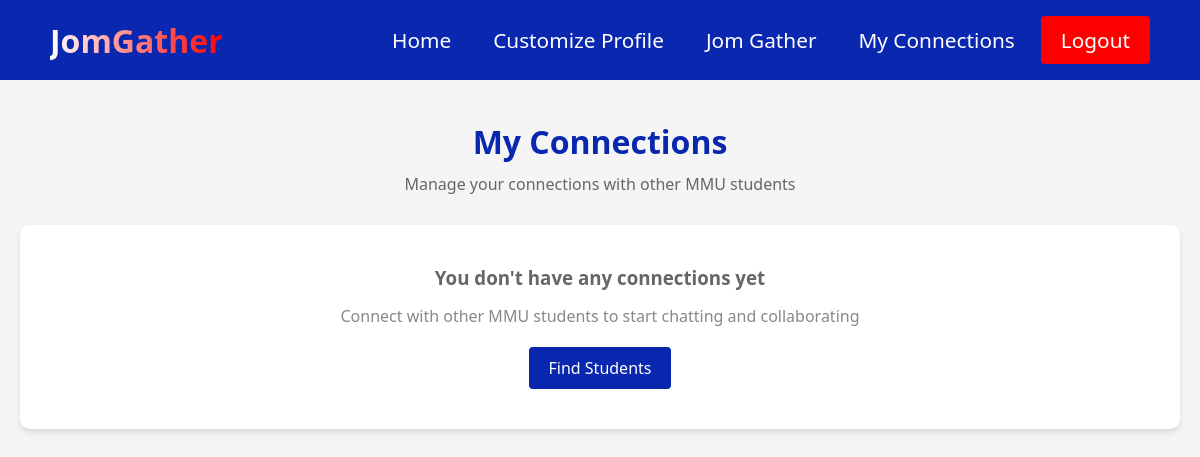
Page /connections (signed in) on the earlier database version.
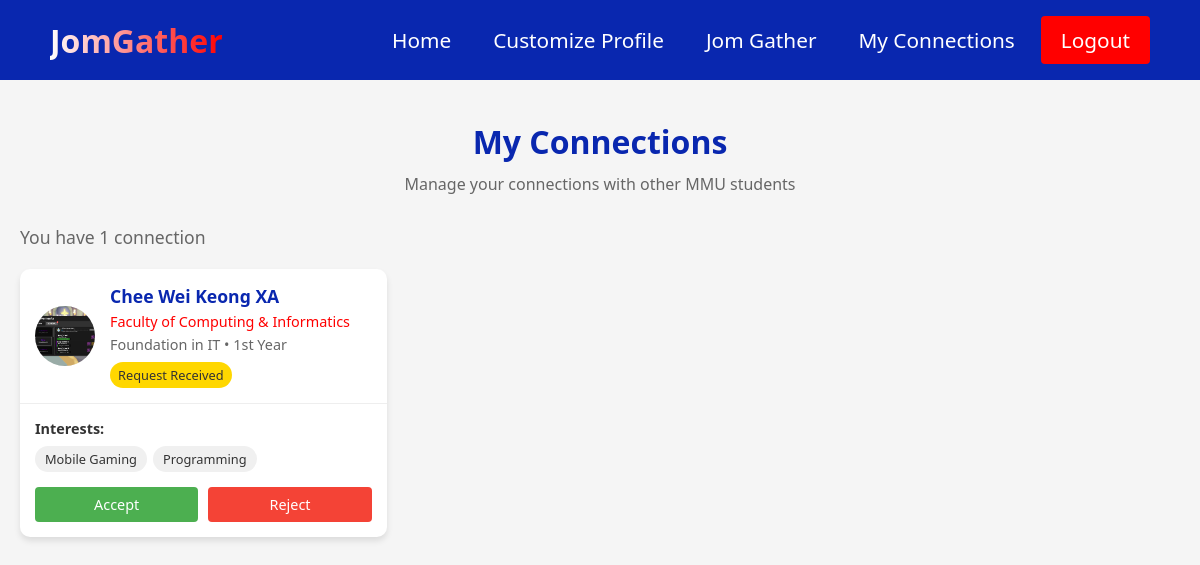
Same page on the later database version.
### models.py (models this page shows, shortened)
class Connection(db.Model):
    id = db.Column(db.Integer, primary_key=True)
    user_id = db.Column(db.Integer, db.ForeignKey('user.id'), nullable=False)
    connected_user_id = db.Column(db.Integer, db.ForeignKey('user.id'), nullable=False)
    status = db.Column(db.String(20), default='pending')  # pending, accepted, rejected
    created_at = db.Column(db.DateTime, default=datetime.utcnow)
    updated_at = db.Column(db.DateTime, default=datetime.utcnow, onupdate=datetime.utcnow)
    user = db.relationship('User', foreign_keys=[user_id], backref=db.backref('connections_made', lazy='dynamic'))
    connected_user = db.relationship('User', foreign_keys=[connected_user_id], backref=db.backref('connections_received', lazy='dynamic'))

class Customisation(db.Model):
    id = db.Column(db.Integer, primary_key=True)
    user_id = db.Column(db.Integer, db.ForeignKey('user.id'), nullable=False)
    profile_picture = db.Column(db.String(255))
    bio = db.Column(db.Text)
    interests = db.Column(db.String(500))
    faculty = db.Column(db.String(100))
    course = db.Column(db.String(100))
    year_of_study = db.Column(db.Integer)
    created_at = db.Column(db.DateTime, default=datetime.utcnow)
    updated_at = db.Column(db.DateTime, default=datetime.utcnow, onupdate=datetime.utcnow)
    user = db.relationship('User', backref=db.backref('customisation', uselist=False, lazy=True))

class User(UserMixin, db.Model):
    id = db.Column(db.Integer, primary_key=True)
    student_id = db.Column(db.String(15), unique=True, nullable=False)
    username = db.Column(db.String(64), unique=True, nullable=False)
    email = db.Column(db.String(120), unique=True, nullable=False)
    password_hash = db.Column(db.String(128))
    created_at = db.Column(db.DateTime, default=datetime.utcnow)
    is_active = db.Column(db.Boolean, default=True)
    last_login = db.Column(db.DateTime)

### app.py (the view, shortened to what this page needs)
@app.route('/connections', endpoint='view_connections')
@login_required
def view_connections():
    connections_made = Connection.query.filter_by(user_id=current_user.id).all()
    connections_received = Connection.query.filter_by(connected_user_id=current_user.id).all()
    connected_users = []
    for conn in connections_received:
        user = User.query.get(conn.user_id)
        if user:
            connected_users.append({
                'connection_id': conn.id,
                'user': user,
                'status': conn.status,
                'initiator': False,
                'created_at': conn.created_at
            })
    connected_users.sort(key=lambda x: x['created_at'], reverse=True)
    return render_template('connections.html', connections=connected_users)

### app.py (called while the page is built)
@login_manager.user_loader
def load_user(user_id):
    return User.query.get(int(user_id))

### templates/connections.html (shortened to what this page needs)
<!DOCTYPE html>
<html lang="en">
<head>
  <link rel="stylesheet" href="{{ url_for('static', filename='css/common.css') }}">
</head>
<body>
  <nav class="navbar">
    <div class="navbar__container">
      <a href="{{ url_for('index') }}" id="navbar__logo">JomGather</a>
      <ul class="navbar__menu">
        <li class="navbar__item">
          <a href="{{ url_for('index') }}" class="navbar__links">Home</a>
        </li>
        <li class="navbar__item">
          <a href="{{ url_for('customise') }}" class="navbar__links">Customize Profile</a>
        </li>
        <li class="navbar__item">
          <a href="{{ url_for('jomgather') }}" class="navbar__links">Jom Gather</a>
        </li>
        <li class="navbar__item">
          <a href="{{ url_for('view_connections') }}" class="navbar__links">My Connections</a>
        </li>
        <li class="navbar__btn">
          <a href="{{ url_for('logout') }}" class="button">Logout</a>
        </li>
      </ul>
    </div>
  </nav>
  <div class="container">
    <div class="page-header">
      <h1>My Connections</h1>
      <p>Manage your connections with other MMU students</p>
    </div>
    {% if connections %}
      <div class="connections-count">
        You have {{ connections|length }} connection{% if connections|length != 1 %}s{% endif %}
      </div>
      <div class="connections-wrapper">
        {% for connection in connections %}
          <div class="connection-card">
            <div class="connection-header">
              <div class="connection-avatar">
                {% if connection.user.customisation and connection.user.customisation.profile_picture %}
                  <img src="{{ url_for('static', filename='uploads/' + connection.user.customisation.profile_picture) }}" alt="{{ connection.user.username }}">
                {% else %}
                  <div style="font-size: 1.5rem;">👤</div>
                {% endif %}
              </div>
              <div class="connection-user-info">
                <div class="connection-username">{{ connection.user.username }}</div>
                {% if connection.user.customisation %}
                  {% if connection.user.customisation.faculty %}
                    <div class="connection-faculty">{{ connection.user.customisation.faculty }}</div>
                  {% endif %}
                  {% if connection.user.customisation.course %}
                    <div class="connection-course">{{ connection.user.customisation.course }}
                      {% if connection.user.customisation.year_of_study %}
                        • {{ connection.user.customisation.year_of_study }}{% if connection.user.customisation.year_of_study == 1 %}st{% elif connection.user.customisation.year_of_study == 2 %}nd{% elif connection.user.customisation.year_of_study == 3 %}rd{% else %}th{% endif %} Year
                      {% endif %}
                    </div>
                  {% endif %}
                {% endif %}
                <div class="connection-status status-{{ connection.status }}">
                  {% if connection.status == 'pending' %}
                    {% if connection.initiator %}
                      Request Sent
                    {% else %}
                      Request Received
                    {% endif %}
                  {% else %}
                    {{ connection.status|capitalize }}
                  {% endif %}
                </div>
              </div>
            </div>
            <div class="connection-body">
              {% if connection.user.customisation and connection.user.customisation.interests %}
                <div class="connection-interests">
                  <div class="connection-interests-title">Interests:</div>
                  <div class="interest-tags">
                    {% for interest in connection.user.customisation.interests.split(',') %}
                      {% if interest.strip() %}
                        <span class="interest-tag">{{ interest.strip() }}</span>
                      {% endif %}
                    {% endfor %}
                  </div>
                </div>
              {% endif %}
              <div class="connection-actions">
                {% if connection.status == 'accepted' %}
                  <a href="{{ url_for('chat', user_id=connection.user.id) }}" class="connection-btn chat-btn">Chat</a>
                {% elif connection.status == 'pending' and not connection.initiator %}
                  <form action="{{ url_for('accept_connection', connection_id=connection.connection_id) }}" method="POST" style="flex: 1;">
                    <button type="submit" class="connection-btn accept-btn" style="width: 100%;">Accept</button>
                  </form>
                  <form action="{{ url_for('reject_connection', connection_id=connection.connection_id) }}" method="POST" style="flex: 1;">
                    <button type="submit" class="connection-btn reject-btn" style="width: 100%;">Reject</button>
                  </form>
                {% elif connection.status == 'pending' and connection.initiator %}
                  <div class="connection-btn" style="background-color: #f0f0f0; color: #666;">Awaiting Response</div>
                {% endif %}
              </div>
            </div>
          </div>
        {% endfor %}
      </div>
    {% else %}
      <div class="no-connections">
        <h3>You don't have any connections yet</h3>
        <p>Connect with other MMU students to start chatting and collaborating</p>
        <a href="{{ url_for('jomgather') }}" class="find-students-btn">Find Students</a>
      </div>
    {% endif %}
  </div>
</body>
</html>

### static/css/common.css (style rules this page uses)
.navbar { background-color: #15259e; height: 80px; display: flex; justify-content: center; align-items: center; font-size: 1.2rem; position: sticky; top: 0; z-index: 999; }
.navbar__container { display: flex; justify-content: space-between; height: 80px; z-index: 1; width: 100%; max-width: 1300px; margin: 0 auto; padding: 0 50px; }
#navbar__logo { background-color: #fff; background-image: linear-gradient(to right, #fff 0%, #ff0000 100%); background-size: 100%; -webkit-background-clip: text; -moz-background-clip: text; -webkit-text-fill-color: transparent; -moz-text-fill-color: transparent; display: flex; align-items: center; cursor: pointer; text-decoration: none; font-size: 2rem; font-weight: bold; }
.navbar__menu { display: flex; align-items: center; list-style: none; gap: 10px; }
.navbar__item { height: 80px; }
.navbar__links { color: #fff; display: flex; align-items: center; justify-content: center; text-decoration: none; padding: 0 1.5rem; height: 100%; transition: all 0.3s ease; font-size: 1.3rem; font-weight: 500; }
.button { display: flex; justify-content: center; align-items: center; text-decoration: none; padding: 10px 25px; height: 100%; width: 100%; border: none; outline: none; border-radius: 6px; background: #ff0000; color: #fff; transition: all 0.3s ease; font-size: 1.3rem; font-weight: 500; }

Differences in the rows shown:
added Connection: profile_picture (picture), user.username "Chee Wei Keong XA", user.customisation.faculty "Faculty of Computing & Informatics", user.customisation.course "Foundation in IT", user.customisation.year_of_study "1", status "Request Received", strip "Mobile Gaming" "Programming"
Other differences:
{{ connections|length }}: (not shown) → "1"
text no longer shown: "You don't have any connections yet Connect with other MMU students to start chatting and collaborating Find Students"
text now shown: "You have connection"
